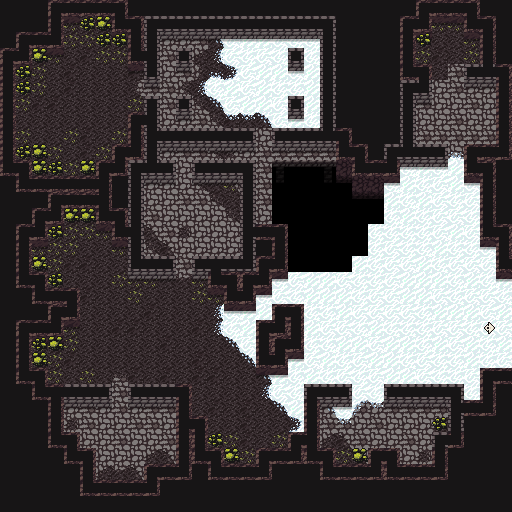

Tiled map render using the project's own tile images. Description and the map definition, with tile-layer contents summarised, below:
An orthogonal 32x32 tile map with 16x16 px tiles, 4 tile layers (logic, base, deco, deco2), 2 tilesets.

<map version="1.0" tiledversion="2020.12.26" orientation="orthogonal" renderorder="left-up" width="32" height="32" tilewidth="16" tileheight="16" infinite="0" nextlayerid="11" nextobjectid="1">
 <tileset firstgid="1" source="tiles_faith_decoration.tsx" />
 <tileset firstgid="1025" source="tiles2.tsx" />
 <layer id="3" name="logic" width="32" height="32">
  <data>[1024 cells, 1024 non-empty, 6 distinct tile ids]</data>
 </layer>
 <layer id="4" name="base" width="32" height="32">
  <data>[1024 cells, 1024 non-empty, 34 distinct tile ids]</data>
 </layer>
 <layer id="6" name="deco" width="32" height="32">
  <data>[1024 cells, 62 non-empty, 20 distinct tile ids]</data>
 </layer>
 <layer id="5" name="deco2" width="32" height="32">
  <data>[1024 cells, 113 non-empty, 14 distinct tile ids]</data>
 </layer>
</map>
